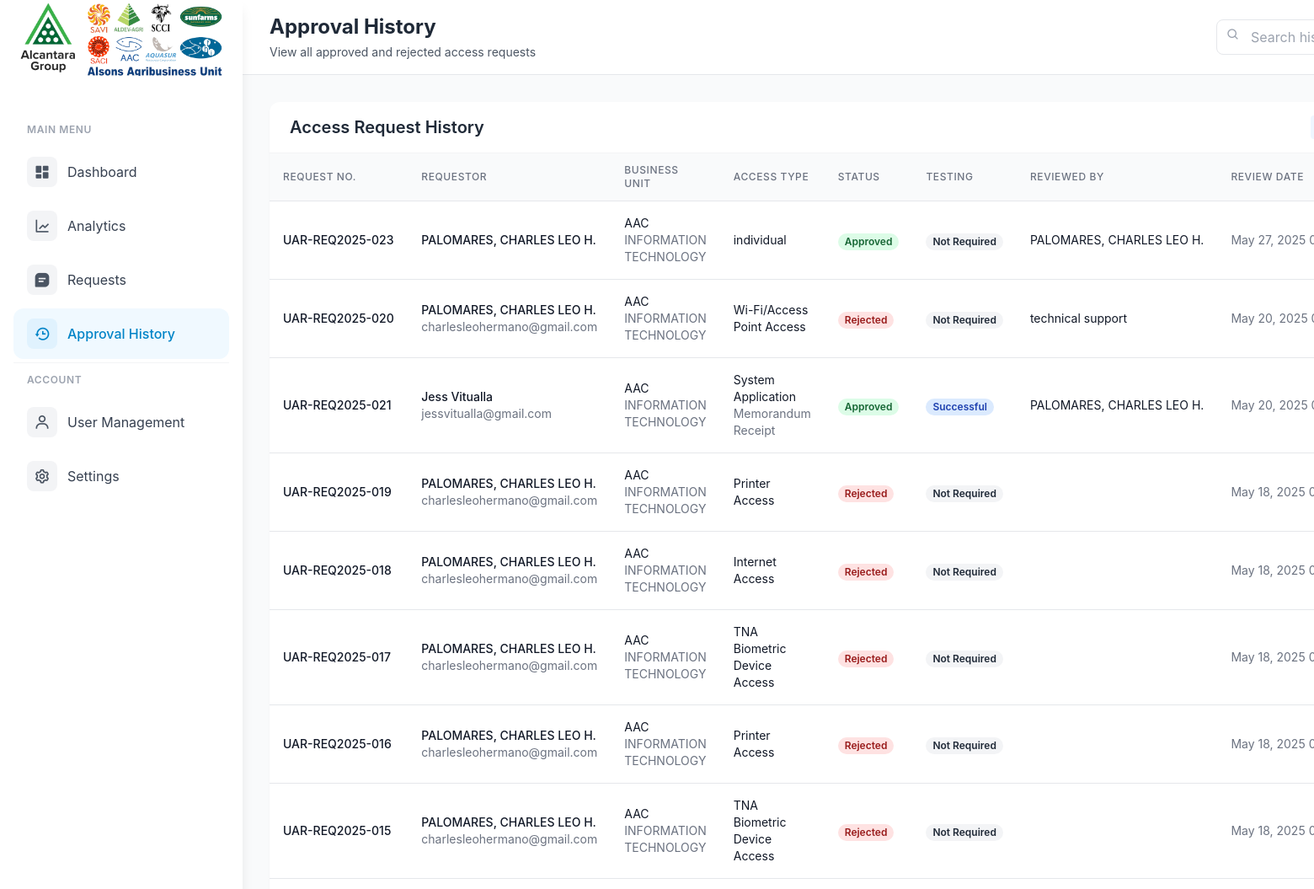
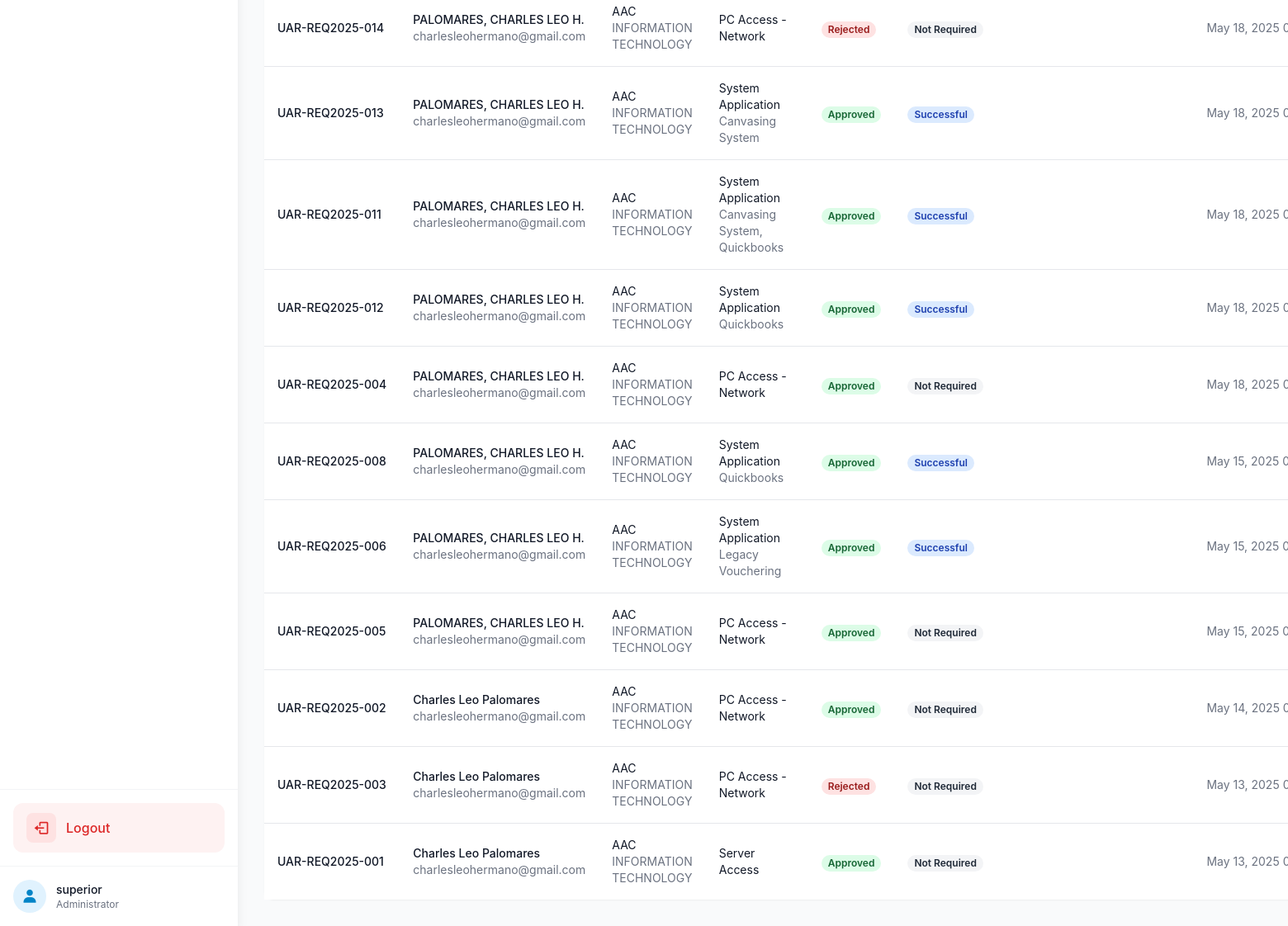
The page /admin/approval_history.php (signed in) on the database its author committed (2 pictures, top to bottom).
### tables this page shows
CREATE TABLE `approval_history` (
  `history_id` int(11) NOT NULL,
  `request_id` int(11) DEFAULT NULL,
  `access_request_number` varchar(20) NOT NULL,
  `action` enum('approved','rejected') NOT NULL,
  `requestor_name` varchar(255) NOT NULL,
  `business_unit` varchar(50) NOT NULL,
  `department` varchar(100) NOT NULL,
  `access_type` varchar(50) NOT NULL,
  `admin_id` int(11) DEFAULT NULL,
  `comments` text DEFAULT NULL,
  `system_type` varchar(255) DEFAULT NULL,
  `duration_type` varchar(20) DEFAULT NULL,
  `start_date` date DEFAULT NULL,
  `end_date` date DEFAULT NULL,
  `justification` text NOT NULL,
  `email` varchar(255) NOT NULL,
  `employee_id` varchar(20) DEFAULT NULL,
  `contact_number` varchar(20) NOT NULL,
  `testing_status` enum('not_required','success','failed') DEFAULT 'not_required',
  `superior_id` int(11) DEFAULT NULL,
  `superior_notes` text DEFAULT NULL,
  `help_desk_id` int(11) DEFAULT NULL,
  `help_desk_notes` text DEFAULT NULL,
  `technical_id` int(11) DEFAULT NULL,
  `technical_notes` text DEFAULT NULL,
  `process_owner_id` int(11) DEFAULT NULL,
  `process_owner_notes` text DEFAULT NULL,
  `created_at` timestamp NOT NULL DEFAULT current_timestamp()
);

CREATE TABLE `employees` (
  `employee_id` varchar(20) NOT NULL,
  `company` varchar(10) NOT NULL,
  `employee_name` varchar(255) NOT NULL,
  `department` varchar(255) NOT NULL,
  `employee_email` varchar(255) NOT NULL,
  `password` varchar(255) DEFAULT NULL,
  `is_temp_password` tinyint(1) NOT NULL DEFAULT 1,
  `role` enum('requestor','superior','technical_support','process_owner','admin','help_desk') DEFAULT NULL
);

### admin/approval_history.php (the view, shortened to what this page needs)
<?php
require_once '../config.php';
try {
    $sql = "SELECT h.*, a.username as admin_username, e.employee_name as admin_name
            FROM approval_history h
            LEFT JOIN admin_users a ON h.admin_id = a.id
            LEFT JOIN employees e ON a.username = e.employee_id
            ORDER BY h.created_at DESC";
    $stmt = $pdo->prepare($sql);
    $stmt->execute();
    $history = $stmt->fetchAll(PDO::FETCH_ASSOC);
} catch (PDOException $e) {
    $_SESSION['error_message'] = "Error fetching history: " . $e->getMessage();
    $history = [];
}
?>
<!DOCTYPE html>
<html lang="en">
<head>
    <script src="https://cdn.tailwindcss.com"></script>
    <link href="https://cdn.jsdelivr.net/npm/boxicons@2.1.4/css/boxicons.min.css" rel="stylesheet">
</head>
<body class="bg-gray-50">
    <div class="flex min-h-screen">
        <div class="fixed inset-y-0 left-0 z-50 w-72 bg-white shadow-lg transform transition-transform duration-300">
            <div class="flex flex-col h-full">
                <div class="text-center">
                    <img src="../logo.png" alt="Alsons Agribusiness Logo" class="mt-1 w-60 h-auto mx-auto">
                </div><br>
                <nav class="flex-1 pt-6 pb-4 px-4 space-y-1 overflow-y-auto">
                    <p class="px-4 py-2 text-xs font-semibold text-gray-400 uppercase tracking-wider">
                        Main Menu
                    </p>
                    <a href="dashboard.php" class="flex items-center px-4 py-3 text-gray-700 rounded-xl transition-all hover:bg-gray-50 hover:text-primary-600 group">
                        <span class="flex items-center justify-center w-9 h-9 bg-gray-100 text-gray-600 rounded-lg group-hover:bg-primary-50 group-hover:text-primary-600">
                            <i class='bx bxs-dashboard text-xl'></i>
                        </span>
                        <span class="ml-3">Dashboard</span>
                    </a>
                    <a href="analytics.php" class="flex items-center px-4 py-3 text-gray-700 rounded-xl transition-all hover:bg-gray-50 hover:text-primary-600 group">
                        <span class="flex items-center justify-center w-9 h-9 bg-gray-100 text-gray-600 rounded-lg group-hover:bg-primary-50 group-hover:text-primary-600">
                            <i class='bx bx-line-chart text-xl'></i>
                        </span>
                        <span class="ml-3">Analytics</span>
                    </a>
                    <a href="requests.php" class="flex items-center px-4 py-3 text-gray-700 rounded-xl transition-all hover:bg-gray-50 hover:text-primary-600 group">
                        <span class="flex items-center justify-center w-9 h-9 bg-gray-100 text-gray-600 rounded-lg group-hover:bg-primary-50 group-hover:text-primary-600">
                            <i class='bx bxs-message-square-detail text-xl'></i>
                        </span>
                        <span class="ml-3">Requests</span>
                    </a>
                    <a href="#" class="flex items-center px-4 py-3 text-primary-600 bg-primary-50 rounded-xl transition-all hover:bg-primary-100 group">
                        <span class="flex items-center justify-center w-9 h-9 bg-primary-100 text-primary-600 rounded-lg group-hover:bg-primary-200">
                            <i class='bx bx-history text-xl'></i>
                        </span>
                        <span class="ml-3 font-medium">Approval History</span>
                    </a>
                    <div class="my-4 border-t border-gray-100"></div>
                    <p class="px-4 py-2 text-xs font-semibold text-gray-400 uppercase tracking-wider">
                        Account
                    </p>
                    <a href="user_management.php" class="flex items-center px-4 py-3 text-gray-700 rounded-xl transition-all hover:bg-gray-50 hover:text-primary-600 group">
                        <span class="flex items-center justify-center w-9 h-9 bg-gray-100 text-gray-600 rounded-lg group-hover:bg-primary-50 group-hover:text-primary-600">
                            <i class='bx bx-user text-xl'></i>
                        </span>
                        <span class="ml-3">User Management</span>
                    </a>
                    <a href="settings.php" class="flex items-center px-4 py-3 text-gray-700 rounded-xl transition-all hover:bg-gray-50 hover:text-primary-600 group">
                        <span class="flex items-center justify-center w-9 h-9 bg-gray-100 text-gray-600 rounded-lg group-hover:bg-primary-50 group-hover:text-primary-600">
                            <i class='bx bx-cog text-xl'></i>
                        </span>
                        <span class="ml-3">Settings</span>
                    </a>
                </nav>
                <div class="p-4 border-t border-gray-100">
                    <a href="logout.php" class="flex items-center px-4 py-3 text-red-600 bg-red-50 rounded-xl transition-all hover:bg-red-100 group">
                        <span class="flex items-center justify-center w-9 h-9 bg-red-100 text-red-600 rounded-lg group-hover:bg-red-200">
                            <i class='bx bx-log-out text-xl group-hover:rotate-90 transition-transform duration-300'></i>
                        </span>
                        <span class="ml-3 font-medium">Logout</span>
                    </a>
                </div>
                <div class="px-4 py-4 border-t border-gray-100">
                    <div class="flex items-center space-x-3">
                        <div class="flex-shrink-0">
                            <div class="w-10 h-10 rounded-full bg-primary-100 flex items-center justify-center text-primary-600">
                                <i class='bx bxs-user text-xl'></i>
                            </div>
                        </div>
                        <div class="flex-1 min-w-0">
                            <p class="text-sm font-medium text-gray-900 truncate">
                                <?php echo htmlspecialchars($_SESSION['admin_name'] ?? 'Admin'); ?>
                            </p>
                            <p class="text-xs text-gray-500 truncate">
                                Administrator
                            </p>
                        </div>
                    </div>
                </div>
            </div>
        </div>
        <div class="flex-1 ml-72">
            <div class="bg-white border-b border-gray-200">
                <div class="flex justify-between items-center px-8 py-4">
                    <div>
                        <h2 class="text-2xl font-bold text-gray-800">Approval History</h2>
                        <p class="text-gray-600 text-sm mt-1">
                            View all approved and rejected access requests
                        </p>
                    </div>
                    <div class="flex items-center gap-4">
                        <div class="relative">
                            <input type="text"
                                   id="searchInput"
                                   placeholder="Search history..."
                                   class="pl-10 pr-4 py-2 border border-gray-200 rounded-lg focus:outline-none focus:ring-2 focus:ring-primary/20">
                            <i class='bx bx-search absolute left-3 top-2.5 text-gray-400'></i>
                        </div>
                    </div>
                </div>
            </div>
            <div class="p-8">
                <div class="bg-white rounded-xl shadow-sm">
                    <div class="border-b border-gray-100 px-6 py-4">
                        <div class="flex justify-between items-center">
                            <h3 class="text-xl font-semibold text-gray-800">Access Request History</h3>
                            <div class="flex gap-2">
                                <button onclick="filterHistory('all')" class="px-3 py-1 text-sm bg-blue-50 text-primary rounded">All</button>
                            </div>
                        </div>
                    </div>
                    <div class="overflow-x-auto">
                        <table class="min-w-full divide-y divide-gray-200">
                            <thead class="bg-gray-50">
                                <tr>
                                    <th class="px-4 py-3 text-left text-xs font-medium text-gray-500 uppercase tracking-wider">Request No.</th>
                                    <th class="px-4 py-3 text-left text-xs font-medium text-gray-500 uppercase tracking-wider">Requestor</th>
                                    <th class="px-4 py-3 text-left text-xs font-medium text-gray-500 uppercase tracking-wider">Business Unit</th>
                                    <th class="px-4 py-3 text-left text-xs font-medium text-gray-500 uppercase tracking-wider">Access Type</th>
                                    <th class="px-4 py-3 text-left text-xs font-medium text-gray-500 uppercase tracking-wider">Status</th>
                                    <th class="px-4 py-3 text-left text-xs font-medium text-gray-500 uppercase tracking-wider">Testing</th>
                                    <th class="px-4 py-3 text-left text-xs font-medium text-gray-500 uppercase tracking-wider">Reviewed By</th>
                                    <th class="px-4 py-3 text-left text-xs font-medium text-gray-500 uppercase tracking-wider">Review Date</th>
                                </tr>
                            </thead>
                            <tbody class="bg-white divide-y divide-gray-200">
                                <?php foreach ($history as $entry): ?>
                                <tr class="hover:bg-gray-50">
                                    <td class="px-4 py-4 whitespace-nowrap">
                                        <div class="text-sm font-medium text-gray-900"><?php echo htmlspecialchars($entry['access_request_number']); ?></div>
                                    </td>
                                    <td class="px-4 py-4">
                                        <div class="text-sm font-medium text-gray-900"><?php echo htmlspecialchars($entry['requestor_name']); ?></div>
                                        <div class="text-sm text-gray-500"><?php echo htmlspecialchars($entry['email']); ?></div>
                                    </td>
                                    <td class="px-4 py-4">
                                        <div class="text-sm text-gray-900"><?php echo htmlspecialchars($entry['business_unit']); ?></div>
                                        <div class="text-sm text-gray-500"><?php echo htmlspecialchars($entry['department']); ?></div>
                                    </td>
                                    <td class="px-4 py-4">
                                        <div class="text-sm text-gray-900"><?php echo htmlspecialchars($entry['access_type']); ?></div>
                                        <?php if ($entry['system_type']): ?>
                                            <div class="text-sm text-gray-500"><?php echo htmlspecialchars($entry['system_type']); ?></div>
                                        <?php endif; ?>
                                    </td>
                                    <td class="px-4 py-4 whitespace-nowrap">
                                        <span class="px-2 inline-flex text-xs leading-5 font-semibold rounded-full
                                            <?php echo $entry['action'] === 'approved' ? 'bg-green-100 text-green-800' : 'bg-red-100 text-red-800'; ?>">
                                            <?php echo ucfirst($entry['action']); ?>
                                        </span>
                                    </td>
                                    <td class="px-4 py-4 whitespace-nowrap">
                                        <?php if (!empty($entry['testing_status'])): ?>
                                            <span class="px-2 inline-flex text-xs leading-5 font-semibold rounded-full
                                                <?php echo $entry['testing_status'] === 'success' ? 'bg-blue-100 text-blue-800' :
                                                    ($entry['testing_status'] === 'failed' ? 'bg-red-100 text-red-800' : 'bg-gray-100 text-gray-800'); ?>">
                                                <?php echo $entry['testing_status'] === 'success' ? 'Successful' :
                                                    ($entry['testing_status'] === 'failed' ? 'Failed' :
                                                    ($entry['testing_status'] === 'not_required' ? 'Not Required' : ucfirst($entry['testing_status']))); ?>
                                            </span>
                                        <?php else: ?>
                                            <span class="text-sm text-gray-500">-</span>
                                        <?php endif; ?>
                                    </td>
                                    <td class="px-4 py-4 whitespace-nowrap">
                                        <div class="text-sm text-gray-900"><?php echo htmlspecialchars($entry['admin_name']); ?></div>
                                    </td>
                                    <td class="px-4 py-4 whitespace-nowrap">
                                        <div class="text-sm text-gray-500">
                                            <?php echo date('M d, Y H:i', strtotime($entry['created_at'])); ?>
                                        </div>
                                    </td>
                                </tr>
                                <?php endforeach; ?>
                            </tbody>
                        </table>
                    </div>
                </div>
            </div>
        </div>
    </div>
</body>
</html>

### rows shown on the page
approval_history: access_request_number "UAR-REQ2025-023", requestor_name "PALOMARES, CHARLES LEO H.", business_unit "AAC", department "INFORMATION TECHNOLOGY", access_type "individual", action "Approved", testing_status "Not Required", employees.employee_name "PALOMARES, CHARLES LEO H.", created_at "May 27, 2025…"
approval_history: access_request_number "UAR-REQ2025-020", requestor_name "PALOMARES, CHARLES LEO H.", email "charlesleohermano@gmail.com", business_unit "AAC", department "INFORMATION TECHNOLOGY", access_type "Wi-Fi/Access Point Access", action "Rejected", testing_status "Not Required", employees.employee_name "technical support", created_at "May 20, 2025…"
approval_history: access_request_number "UAR-REQ2025-021", requestor_name "Jess Vitualla", email "jessvitualla@gmail.com", business_unit "AAC", department "INFORMATION TECHNOLOGY", access_type "System Application", system_type "Memorandum Receipt", action "Approved", testing_status "Successful", employees.employee_name "PALOMARES, CHARLES LEO H.", created_at "May 20, 2025…"
approval_history: access_request_number "UAR-REQ2025-019", requestor_name "PALOMARES, CHARLES LEO H.", email "charlesleohermano@gmail.com", business_unit "AAC", department "INFORMATION TECHNOLOGY", access_type "Printer Access", action "Rejected", testing_status "Not Required", created_at "May 18, 2025…"
approval_history: access_request_number "UAR-REQ2025-018", requestor_name "PALOMARES, CHARLES LEO H.", email "charlesleohermano@gmail.com", business_unit "AAC", department "INFORMATION TECHNOLOGY", access_type "Internet Access", action "Rejected", testing_status "Not Required", created_at "May 18, 2025…"
approval_history: access_request_number "UAR-REQ2025-017", requestor_name "PALOMARES, CHARLES LEO H.", email "charlesleohermano@gmail.com", business_unit "AAC", department "INFORMATION TECHNOLOGY", access_type "TNA Biometric Device Access", action "Rejected", testing_status "Not Required", created_at "May 18, 2025…"
approval_history: access_request_number "UAR-REQ2025-016", requestor_name "PALOMARES, CHARLES LEO H.", email "charlesleohermano@gmail.com", business_unit "AAC", department "INFORMATION TECHNOLOGY", access_type "Printer Access", action "Rejected", testing_status "Not Required", created_at "May 18, 2025…"
approval_history: access_request_number "UAR-REQ2025-015", requestor_name "PALOMARES, CHARLES LEO H.", email "charlesleohermano@gmail.com", business_unit "AAC", department "INFORMATION TECHNOLOGY", access_type "TNA Biometric Device Access", action "Rejected", testing_status "Not Required", created_at "May 18, 2025…"
approval_history: access_request_number "UAR-REQ2025-014", requestor_name "PALOMARES, CHARLES LEO H.", email "charlesleohermano@gmail.com", business_unit "AAC", department "INFORMATION TECHNOLOGY", access_type "PC Access - Network", action "Rejected", testing_status "Not Required", created_at "May 18, 2025…"
approval_history: access_request_number "UAR-REQ2025-013", requestor_name "PALOMARES, CHARLES LEO H.", email "charlesleohermano@gmail.com", business_unit "AAC", department "INFORMATION TECHNOLOGY", access_type "System Application", system_type "Canvasing System", action "Approved", testing_status "Successful", created_at "May 18, 2025…"
approval_history: access_request_number "UAR-REQ2025-011", requestor_name "PALOMARES, CHARLES LEO H.", email "charlesleohermano@gmail.com", business_unit "AAC", department "INFORMATION TECHNOLOGY", access_type "System Application", system_type "Canvasing System, Quickbooks", action "Approved", testing_status "Successful", created_at "May 18, 2025…"
approval_history: access_request_number "UAR-REQ2025-012", requestor_name "PALOMARES, CHARLES LEO H.", email "charlesleohermano@gmail.com", business_unit "AAC", department "INFORMATION TECHNOLOGY", access_type "System Application", system_type "Quickbooks", action "Approved", testing_status "Successful", created_at "May 18, 2025…"
approval_history: access_request_number "UAR-REQ2025-004", requestor_name "PALOMARES, CHARLES LEO H.", email "charlesleohermano@gmail.com", business_unit "AAC", department "INFORMATION TECHNOLOGY", access_type "PC Access - Network", action "Approved", testing_status "Not Required", created_at "May 18, 2025…"
approval_history: access_request_number "UAR-REQ2025-008", requestor_name "PALOMARES, CHARLES LEO H.", email "charlesleohermano@gmail.com", business_unit "AAC", department "INFORMATION TECHNOLOGY", access_type "System Application", system_type "Quickbooks", action "Approved", testing_status "Successful", created_at "May 15, 2025…"
approval_history: access_request_number "UAR-REQ2025-006", requestor_name "PALOMARES, CHARLES LEO H.", email "charlesleohermano@gmail.com", business_unit "AAC", department "INFORMATION TECHNOLOGY", access_type "System Application", system_type "Legacy Vouchering", action "Approved", testing_status "Successful", created_at "May 15, 2025…"
approval_history: access_request_number "UAR-REQ2025-005", requestor_name "PALOMARES, CHARLES LEO H.", email "charlesleohermano@gmail.com", business_unit "AAC", department "INFORMATION TECHNOLOGY", access_type "PC Access - Network", action "Approved", testing_status "Not Required", created_at "May 15, 2025…"
approval_history: access_request_number "UAR-REQ2025-002", requestor_name "Charles Leo Palomares", email "charlesleohermano@gmail.com", business_unit "AAC", department "INFORMATION TECHNOLOGY", access_type "PC Access - Network", action "Approved", testing_status "Not Required", created_at "May 14, 2025…"
approval_history: access_request_number "UAR-REQ2025-003", requestor_name "Charles Leo Palomares", email "charlesleohermano@gmail.com", business_unit "AAC", department "INFORMATION TECHNOLOGY", access_type "PC Access - Network", action "Rejected", testing_status "Not Required", created_at "May 13, 2025…"
approval_history: access_request_number "UAR-REQ2025-001", requestor_name "Charles Leo Palomares", email "charlesleohermano@gmail.com", business_unit "AAC", department "INFORMATION TECHNOLOGY", access_type "Server Access", action "Approved", testing_status "Not Required", created_at "May 13, 2025…"

### other values the page prints
$_SESSION['admin_name'] "superior"
